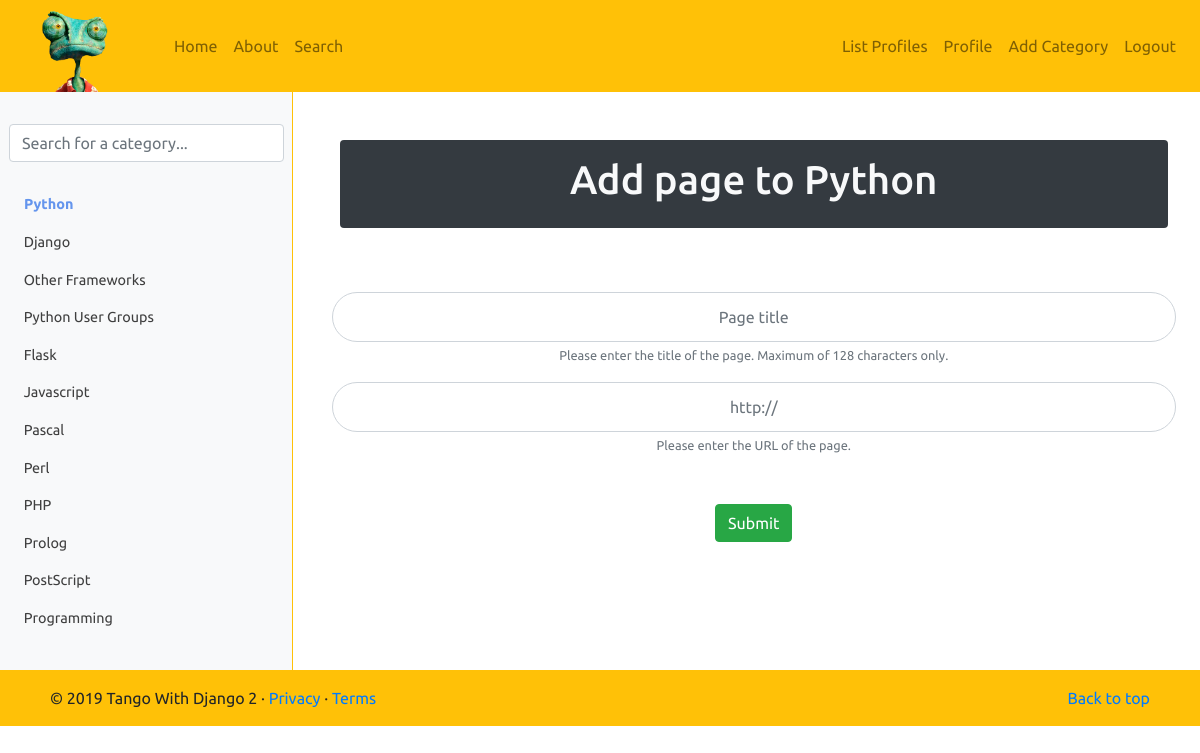
The app's page /rango/category/python/add_page/ (signed in), older data.
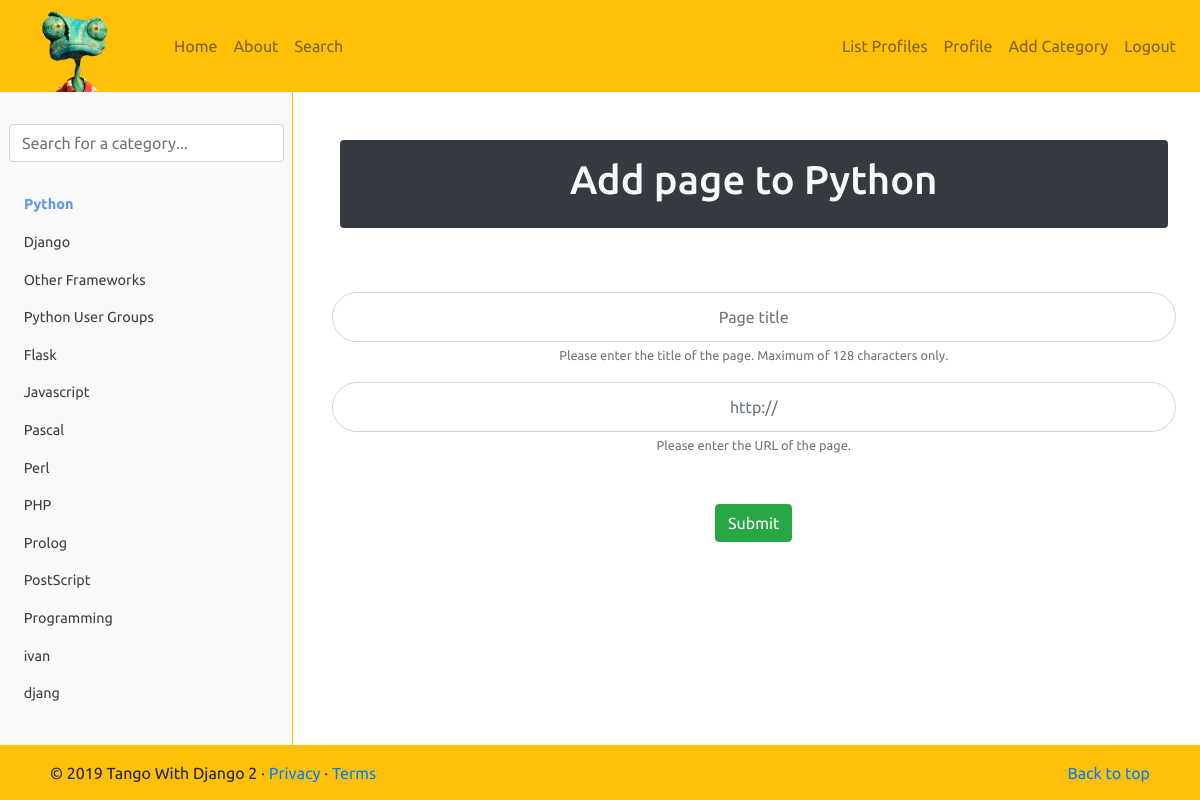
The same page, newer data.
### rango/models.py (models this page shows, shortened)
class Category(models.Model):
    name = models.CharField(max_length=128, unique=True)
    views = models.IntegerField(default=0)
    likes = models.IntegerField(default=0)
    slug = models.SlugField(unique=True)
    class Meta:
        verbose_name_plural = 'Categories'

### rango/views.py (the view, shortened to what this page needs)
# urls.py: path('category/<slug:category_name_slug>/add_page/', views.add_page, name='add_page'),
@login_required
def add_page(request, category_name_slug):
    message = "Invalid page title. Max of 128 characters only."
    try:
        category = Category.objects.get(slug=category_name_slug)
    except Category.DoesNotExist:
        category = None
    form = PageForm()
    context_dict = {'form':form, 'category': category}
    return render(request, 'rango/add_page.html', context_dict)

### rango/forms.py (shortened to what this page needs)
class PageForm(forms.ModelForm):
    title = forms.CharField(max_length=128, help_text="Please enter the title of the page. \nMaximum of 128 characters only.")
    url = forms.URLField(max_length=200, help_text="Please enter the URL of the page.")
    views = forms.IntegerField(widget=forms.HiddenInput(), initial=0)
    class Meta:
        model = Page
        exclude = ('category',)

### rango/templatetags/rango_template_tags.py (called while the page is built)
@register.inclusion_tag('rango/cats.html')
def get_category_list(cat=None):
    return {'cats': Category.objects.all(), 'act_cat': cat}

### templates/rango/add_page.html (shortened to what this page needs)
{% extends "rango/base.html" %}
{% block body_block %}
<div class="container py-5 mb-5">
        <div class="bg-dark text-light row mb-5 mx-2 rounded">
            <div class="col text-center py-3">
                <h1>Add page to {{ category.name }}</h1>
            </div>
        </div>
        <div class="row">
            <div class="col text-center">
                <form id="page_form" role="form" method="POST" action="{% url 'rango:add_page' category.slug %}">
                    <input type="text" id="id_title" name="title" maxlength="128" class="text-center form-control roundInp mt-3 p-4" placeholder="Page title">
                    <small class="text-muted">{{ form.title.help_text }}</small>
                    <input type="url" id="id_url" name="url" maxlength="200" class="text-center form-control roundInp mt-3 p-4" placeholder="http://">
                    {% if form.errors %}
                    <small class="text-danger">{{ form.url.errors|striptags }}</small>
                    {% else %}
                    <small class="text-muted">{{ form.url.help_text }}</small>
                    {% endif %}
                    <button class="d-block mx-auto mt-5 btn btn-success" type="submit" name="submit">Submit</button>
                </form>
            </div>
        </div>
    </div>
{% endblock %}

### templates/rango/cats.html (shortened to what this page needs)
<div id="catlst" class="mb-4 d-lg-block d-none">
    <ul class="nav flex-column">
        {% if cats %}
            {% for c in cats %}
                {% if c == act_cat %}
                    <li class="nav-item">
                        <a class="nav-link active" href="{% url 'rango:show_category' c.slug %}">
                            &nbsp;&nbsp;{{ c.name }}
                        </a>
                    </li>
                {% else %}
                    <li class="nav-item">
                        <a class="nav-link" href="{% url 'rango:show_category' c.slug %}">
                            &nbsp;&nbsp;{{ c.name }}
                        </a>
                    </li>
                {% endif %}
            {% endfor %}
        {% else %}
            <li class="nav-item">No Categories Yet!</li>
        {% endif %}
    </ul>
</div>

Row changes from the older to the newer data that the page shows:
added Category: name "ivan"
added Category: name "djang"
